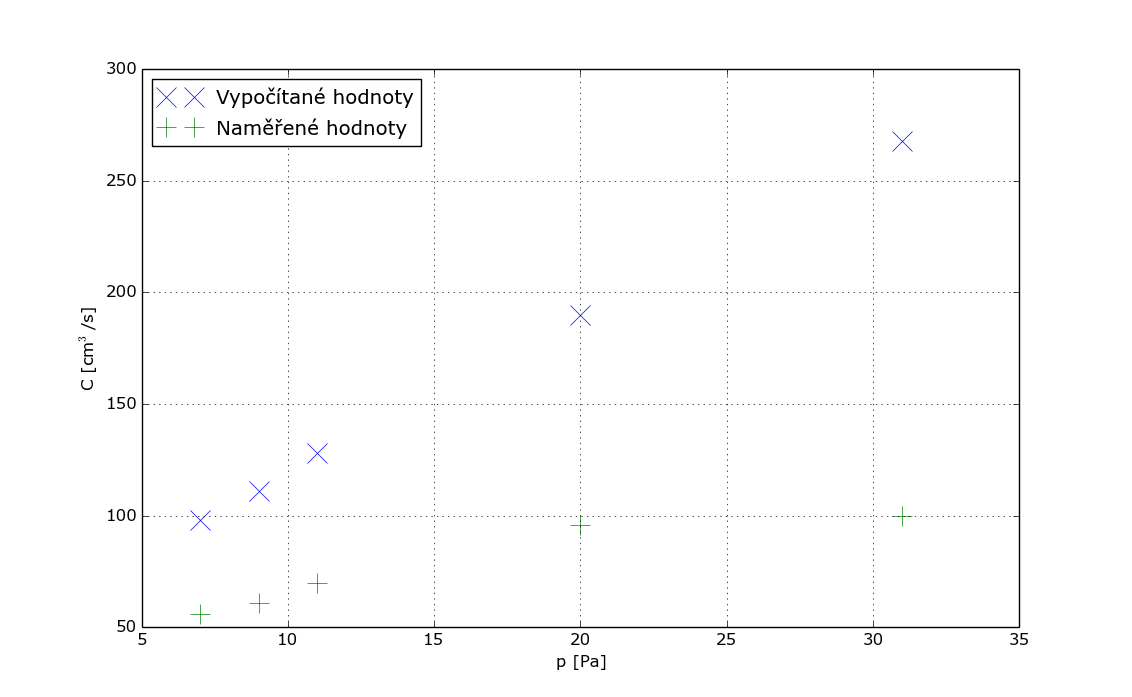

Source code (Python):
# -*- coding: utf-8 -*-
import os
import numpy as np
from numpy import log as ln
from numpy import log10 as log
from matplotlib import rc
rc('font', family='Verdana')
rc('figure', figsize=(1.6180*7,7))
import matplotlib.pyplot as plt
from scipy.optimize import curve_fit
import math

def cf(string):
    ret = float(string.replace(",", "."))
    return ret

def round_by_err(x, x_err):
    x_err = round(x_err, -int(math.floor(math.log10(x_err))))
    x = round(x, -int(math.floor(math.log10(x_err))))
    return x, x_err

def get_pretty_param(value, error):
    val, err = round_by_err(value, error)
    pretty_param = "("+str(val)+u"\u00B1"+str(err)+")"
    pretty_param = pretty_param.replace(".", ",")
    return pretty_param

def get_named_param(param_str, value, error):
    named_param = param_str+" = "+get_pretty_param(value, error)
    return named_param

def func(x,a,b):
   return a*x+b

def script_name():
    return os.path.basename(os.path.realpath(__file__)).replace(".py", "")

def print_excel_params(ps, pe):
    for i in range(0, len(ps)):
        print str(i)+" "+str(ps[i])+" "+str(pe[i])

#x,y,z # z s errorama
d = np.loadtxt(script_name()+".txt", converters = {0: cf, 1: cf, 2: cf})
x,y,z = d[:,0],d[:,1],d[:,2]

#dfit = d
#popt,pcov = curve_fit(func, dfit[:,0], dfit[:,1])
#y_fit = popt[0]*x+popt[1]
#
#ps = popt
#pe = np.sqrt(np.diag(pcov))

#print_excel_params(ps, pe)
#
#print(get_named_param("a", ps[0], pe[0]))
#print(get_named_param("b", ps[1], pe[1]))

#plt.errorbar(x,y,yerr=z)  # errorbary
plt.clf()
plt.plot(x,y,'x', label=u"Vypočítané hodnoty", ms=15)
plt.plot(x,z,'+', label=u"Naměřené hodnoty", ms=15)
#plt.plot(x,y_fit, label=u"Fitovaná funkce")

# Kosmetika
plt.grid()
plt.legend(loc=2)
plt.ylabel(r"C [cm$^3$/s]")
plt.xlabel(r"p [Pa]")
#plt.xlim(0,30)
#plt.ylim(1,9)

#plt.text(5.1, 6.1, u'f(x)='+get_pretty_param(ps[0], pe[0])+'x+'+get_pretty_param(ps[1], pe[1])+'', fontsize=12)

# Uložení
plt.savefig(script_name()+".png")
plt.show()
